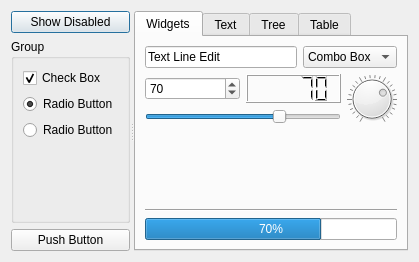
<ui version="4.0" >
 <class>SkulpturePreview1</class>
 <widget class="QDialog" name="SkulpturePreview1" >
  <layout class="QVBoxLayout" name="verticalLayout_9" >
   <item>
    <widget class="QSplitter" name="splitter" >
     <property name="orientation" >
      <enum>Qt::Horizontal</enum>
     </property>
     <widget class="QWidget" name="layoutWidget" >
      <layout class="QVBoxLayout" name="verticalLayout_7" >
       <item>
        <widget class="QPushButton" name="pushButton_2" >
         <property name="text" >
          <string>Show Disabled</string>
         </property>
         <property name="checkable" >
          <bool>true</bool>
         </property>
         <property name="checked" >
          <bool>false</bool>
         </property>
        </widget>
       </item>
       <item>
        <layout class="QVBoxLayout" name="verticalLayout_4" >
         <item>
          <widget class="QGroupBox" name="groupBox" >
           <property name="title" >
            <string>Group</string>
           </property>
           <layout class="QVBoxLayout" name="verticalLayout" >
            <item>
             <widget class="QCheckBox" name="checkBox" >
              <property name="text" >
               <string>Check Box</string>
              </property>
              <property name="checked" >
               <bool>true</bool>
              </property>
             </widget>
            </item>
            <item>
             <widget class="QRadioButton" name="radioButton_2" >
              <property name="text" >
               <string>Radio Button</string>
              </property>
              <property name="checked" >
               <bool>true</bool>
              </property>
             </widget>
            </item>
            <item>
             <widget class="QRadioButton" name="radioButton" >
              <property name="text" >
               <string>Radio Button</string>
              </property>
             </widget>
            </item>
            <item>
             <spacer name="verticalSpacer" >
              <property name="orientation" >
               <enum>Qt::Vertical</enum>
              </property>
              <property name="sizeType" >
               <enum>QSizePolicy::MinimumExpanding</enum>
              </property>
              <property name="sizeHint" stdset="0" >
               <size>
                <width>20</width>
                <height>0</height>
               </size>
              </property>
             </spacer>
            </item>
           </layout>
          </widget>
         </item>
         <item>
          <widget class="QPushButton" name="pushButton" >
           <property name="text" >
            <string>Push Button</string>
           </property>
          </widget>
         </item>
        </layout>
       </item>
      </layout>
     </widget>
     <widget class="QTabWidget" name="Text" >
      <property name="currentIndex" >
       <number>0</number>
      </property>
      <widget class="QWidget" name="tab" >
       <property name="geometry" >
        <rect>
         <x>0</x>
         <y>0</y>
         <width>272</width>
         <height>210</height>
        </rect>
       </property>
       <attribute name="title" >
        <string>Widgets</string>
       </attribute>
       <layout class="QVBoxLayout" name="verticalLayout_6" >
        <item>
         <layout class="QHBoxLayout" name="horizontalLayout_3" >
          <item>
           <widget class="KLineEdit" name="klineedit" >
            <property name="text" >
             <string>Text Line Edit</string>
            </property>
            <property name="clickMessage" >
             <string>LineEdit (empty)</string>
            </property>
            <property name="showClearButton" stdset="0" >
             <bool>true</bool>
            </property>
           </widget>
          </item>
          <item>
           <widget class="QComboBox" name="comboBox" >
            <item>
             <property name="text" >
              <string>Combo Box</string>
             </property>
            </item>
            <item>
             <property name="text" >
              <string>Element</string>
             </property>
            </item>
           </widget>
          </item>
         </layout>
        </item>
        <item>
         <layout class="QHBoxLayout" name="horizontalLayout_2" >
          <item>
           <layout class="QVBoxLayout" name="verticalLayout_5" >
            <item>
             <layout class="QHBoxLayout" name="horizontalLayout" >
              <item>
               <widget class="QSpinBox" name="spinBox" >
                <property name="maximum" >
                 <number>100</number>
                </property>
                <property name="value" >
                 <number>70</number>
                </property>
               </widget>
              </item>
              <item>
               <widget class="QLCDNumber" name="lcdNumber" >
                <property name="intValue" stdset="0" >
                 <number>70</number>
                </property>
               </widget>
              </item>
             </layout>
            </item>
            <item>
             <widget class="QSlider" name="horizontalSlider" >
              <property name="maximum" >
               <number>100</number>
              </property>
              <property name="value" >
               <number>70</number>
              </property>
              <property name="orientation" >
               <enum>Qt::Horizontal</enum>
              </property>
             </widget>
            </item>
           </layout>
          </item>
          <item>
           <widget class="QDial" name="dial" >
            <property name="sizePolicy" >
             <sizepolicy vsizetype="Fixed" hsizetype="Fixed" >
              <horstretch>0</horstretch>
              <verstretch>0</verstretch>
             </sizepolicy>
            </property>
            <property name="minimumSize" >
             <size>
              <width>50</width>
              <height>50</height>
             </size>
            </property>
            <property name="maximumSize" >
             <size>
              <width>50</width>
              <height>50</height>
             </size>
            </property>
            <property name="maximum" >
             <number>100</number>
            </property>
            <property name="value" >
             <number>70</number>
            </property>
            <property name="notchesVisible" >
             <bool>true</bool>
            </property>
           </widget>
          </item>
         </layout>
        </item>
        <item>
         <spacer name="verticalSpacer_2" >
          <property name="orientation" >
           <enum>Qt::Vertical</enum>
          </property>
          <property name="sizeType" >
           <enum>QSizePolicy::MinimumExpanding</enum>
          </property>
          <property name="sizeHint" stdset="0" >
           <size>
            <width>20</width>
            <height>0</height>
           </size>
          </property>
         </spacer>
        </item>
        <item>
         <widget class="Line" name="line" >
          <property name="orientation" >
           <enum>Qt::Horizontal</enum>
          </property>
         </widget>
        </item>
        <item>
         <widget class="QProgressBar" name="progressBar" >
          <property name="value" >
           <number>70</number>
          </property>
         </widget>
        </item>
       </layout>
      </widget>
      <widget class="QWidget" name="Seite_2" >
       <property name="geometry" >
        <rect>
         <x>0</x>
         <y>0</y>
         <width>272</width>
         <height>210</height>
        </rect>
       </property>
       <attribute name="title" >
        <string>Text</string>
       </attribute>
       <layout class="QVBoxLayout" name="verticalLayout_8" >
        <item>
         <widget class="KTextEdit" name="ktextedit" >
          <property name="html" >
           <string>&lt;!DOCTYPE HTML PUBLIC "-//W3C//DTD HTML 4.0//EN" "http://www.w3.org/TR/REC-html40/strict.dtd">
&lt;html>&lt;head>&lt;meta name="qrichtext" content="1" />&lt;style type="text/css">
p, li { white-space: pre-wrap; }
&lt;/style>&lt;/head>&lt;body style=" font-family:'Sans Serif'; font-size:10pt; font-weight:400; font-style:normal;">
&lt;table border="0" style="-qt-table-type: root; margin-top:4px; margin-bottom:4px; margin-left:4px; margin-right:4px;">
&lt;tr>
&lt;td style="border: none;">
&lt;p align="center" style=" margin-top:0px; margin-bottom:0px; margin-left:0px; margin-right:0px; -qt-block-indent:0; text-indent:0px;">&lt;span style=" font-size:16pt; font-weight:600;">Skulpture&lt;/span>&lt;/p>
&lt;p align="center" style=" margin-top:0px; margin-bottom:0px; margin-left:0px; margin-right:0px; -qt-block-indent:0; text-indent:0px; font-weight:600;">&lt;span style=" font-weight:400;">Version 0.1.2&lt;/span>&lt;/p>
&lt;p align="center" style="-qt-paragraph-type:empty; margin-top:0px; margin-bottom:0px; margin-left:0px; margin-right:0px; -qt-block-indent:0; text-indent:0px;">&lt;/p>
&lt;p align="center" style=" margin-top:0px; margin-bottom:0px; margin-left:0px; margin-right:0px; -qt-block-indent:0; text-indent:0px;">&lt;a href="http://skulpture.maxiom.de/">&lt;span style=" text-decoration: underline; color:#0057ae;">http://skulpture.maxiom.de/&lt;/span>&lt;/a>&lt;/p>
&lt;p align="center" style=" margin-top:0px; margin-bottom:0px; margin-left:0px; margin-right:0px; -qt-block-indent:0; text-indent:0px;">&lt;span style=" font-size:8pt;">Copyright © 2007, 2008 Christoph Feck&lt;/span>&lt;/p>
&lt;p style="-qt-paragraph-type:empty; margin-top:0px; margin-bottom:0px; margin-left:0px; margin-right:0px; -qt-block-indent:0; text-indent:0px;">&lt;/p>&lt;/td>&lt;/tr>&lt;/table>&lt;/body>&lt;/html></string>
          </property>
         </widget>
        </item>
       </layout>
      </widget>
      <widget class="QWidget" name="tab_2" >
       <property name="geometry" >
        <rect>
         <x>0</x>
         <y>0</y>
         <width>272</width>
         <height>210</height>
        </rect>
       </property>
       <attribute name="title" >
        <string>Tree</string>
       </attribute>
       <layout class="QVBoxLayout" name="verticalLayout_3" >
        <item>
         <widget class="QTreeWidget" name="treeWidget" >
          <column>
           <property name="text" >
            <string>Column 1</string>
           </property>
          </column>
          <column>
           <property name="text" >
            <string>Column 2</string>
           </property>
          </column>
          <item>
           <property name="text" >
            <string>Element</string>
           </property>
           <property name="text" >
            <string>(expandable)</string>
           </property>
           <item>
            <property name="text" >
             <string>Element</string>
            </property>
            <property name="text" >
             <string>Line 1</string>
            </property>
           </item>
           <item>
            <property name="text" >
             <string>Element</string>
            </property>
            <property name="text" >
             <string>Line 2</string>
            </property>
           </item>
           <item>
            <property name="text" >
             <string>Element</string>
            </property>
            <property name="text" >
             <string>Line 3</string>
            </property>
           </item>
          </item>
          <item>
           <property name="text" >
            <string>Element</string>
           </property>
           <property name="text" >
            <string>(not expandable)</string>
           </property>
          </item>
         </widget>
        </item>
       </layout>
      </widget>
      <widget class="QWidget" name="Seite" >
       <property name="geometry" >
        <rect>
         <x>0</x>
         <y>0</y>
         <width>272</width>
         <height>210</height>
        </rect>
       </property>
       <attribute name="title" >
        <string>Table</string>
       </attribute>
       <layout class="QVBoxLayout" name="verticalLayout_2" >
        <item>
         <widget class="QTableWidget" name="tableWidget" >
          <row/>
          <row/>
          <row/>
          <row/>
          <row/>
          <row/>
          <row/>
          <row/>
          <row/>
          <row/>
          <column>
           <property name="text" >
            <string>Column 1</string>
           </property>
          </column>
          <column>
           <property name="text" >
            <string>Column 2</string>
           </property>
          </column>
          <column>
           <property name="text" >
            <string>Column 3</string>
           </property>
          </column>
          <column>
           <property name="text" >
            <string>Column 4</string>
           </property>
          </column>
         </widget>
        </item>
       </layout>
      </widget>
     </widget>
    </widget>
   </item>
  </layout>
 </widget>
 <customwidgets>
  <customwidget>
   <class>KLineEdit</class>
   <extends>QLineEdit</extends>
   <header>klineedit.h</header>
  </customwidget>
  <customwidget>
   <class>KTextEdit</class>
   <extends>QTextEdit</extends>
   <header>ktextedit.h</header>
  </customwidget>
 </customwidgets>
 <resources/>
 <connections>
  <connection>
   <sender>dial</sender>
   <signal>valueChanged(int)</signal>
   <receiver>progressBar</receiver>
   <slot>setValue(int)</slot>
   <hints>
    <hint type="sourcelabel" >
     <x>375</x>
     <y>126</y>
    </hint>
    <hint type="destinationlabel" >
     <x>337</x>
     <y>219</y>
    </hint>
   </hints>
  </connection>
  <connection>
   <sender>dial</sender>
   <signal>valueChanged(int)</signal>
   <receiver>lcdNumber</receiver>
   <slot>display(int)</slot>
   <hints>
    <hint type="sourcelabel" >
     <x>374</x>
     <y>131</y>
    </hint>
    <hint type="destinationlabel" >
     <x>287</x>
     <y>133</y>
    </hint>
   </hints>
  </connection>
  <connection>
   <sender>dial</sender>
   <signal>valueChanged(int)</signal>
   <receiver>spinBox</receiver>
   <slot>setValue(int)</slot>
   <hints>
    <hint type="sourcelabel" >
     <x>375</x>
     <y>111</y>
    </hint>
    <hint type="destinationlabel" >
     <x>302</x>
     <y>106</y>
    </hint>
   </hints>
  </connection>
  <connection>
   <sender>spinBox</sender>
   <signal>valueChanged(int)</signal>
   <receiver>progressBar</receiver>
   <slot>setValue(int)</slot>
   <hints>
    <hint type="sourcelabel" >
     <x>245</x>
     <y>110</y>
    </hint>
    <hint type="destinationlabel" >
     <x>308</x>
     <y>220</y>
    </hint>
   </hints>
  </connection>
  <connection>
   <sender>spinBox</sender>
   <signal>valueChanged(int)</signal>
   <receiver>lcdNumber</receiver>
   <slot>display(int)</slot>
   <hints>
    <hint type="sourcelabel" >
     <x>339</x>
     <y>121</y>
    </hint>
    <hint type="destinationlabel" >
     <x>339</x>
     <y>139</y>
    </hint>
   </hints>
  </connection>
  <connection>
   <sender>spinBox</sender>
   <signal>valueChanged(int)</signal>
   <receiver>dial</receiver>
   <slot>setValue(int)</slot>
   <hints>
    <hint type="sourcelabel" >
     <x>236</x>
     <y>108</y>
    </hint>
    <hint type="destinationlabel" >
     <x>379</x>
     <y>122</y>
    </hint>
   </hints>
  </connection>
  <connection>
   <sender>horizontalSlider</sender>
   <signal>valueChanged(int)</signal>
   <receiver>progressBar</receiver>
   <slot>setValue(int)</slot>
   <hints>
    <hint type="sourcelabel" >
     <x>323</x>
     <y>79</y>
    </hint>
    <hint type="destinationlabel" >
     <x>380</x>
     <y>223</y>
    </hint>
   </hints>
  </connection>
  <connection>
   <sender>horizontalSlider</sender>
   <signal>valueChanged(int)</signal>
   <receiver>lcdNumber</receiver>
   <slot>display(int)</slot>
   <hints>
    <hint type="sourcelabel" >
     <x>359</x>
     <y>82</y>
    </hint>
    <hint type="destinationlabel" >
     <x>256</x>
     <y>136</y>
    </hint>
   </hints>
  </connection>
  <connection>
   <sender>horizontalSlider</sender>
   <signal>valueChanged(int)</signal>
   <receiver>spinBox</receiver>
   <slot>setValue(int)</slot>
   <hints>
    <hint type="sourcelabel" >
     <x>285</x>
     <y>78</y>
    </hint>
    <hint type="destinationlabel" >
     <x>260</x>
     <y>107</y>
    </hint>
   </hints>
  </connection>
  <connection>
   <sender>horizontalSlider</sender>
   <signal>valueChanged(int)</signal>
   <receiver>dial</receiver>
   <slot>setValue(int)</slot>
   <hints>
    <hint type="sourcelabel" >
     <x>300</x>
     <y>80</y>
    </hint>
    <hint type="destinationlabel" >
     <x>380</x>
     <y>123</y>
    </hint>
   </hints>
  </connection>
  <connection>
   <sender>pushButton_2</sender>
   <signal>toggled(bool)</signal>
   <receiver>groupBox</receiver>
   <slot>setDisabled(bool)</slot>
   <hints>
    <hint type="sourcelabel" >
     <x>106</x>
     <y>24</y>
    </hint>
    <hint type="destinationlabel" >
     <x>104</x>
     <y>43</y>
    </hint>
   </hints>
  </connection>
  <connection>
   <sender>pushButton_2</sender>
   <signal>toggled(bool)</signal>
   <receiver>Text</receiver>
   <slot>setDisabled(bool)</slot>
   <hints>
    <hint type="sourcelabel" >
     <x>117</x>
     <y>26</y>
    </hint>
    <hint type="destinationlabel" >
     <x>137</x>
     <y>40</y>
    </hint>
   </hints>
  </connection>
  <connection>
   <sender>pushButton_2</sender>
   <signal>toggled(bool)</signal>
   <receiver>comboBox</receiver>
   <slot>setDisabled(bool)</slot>
   <hints>
    <hint type="sourcelabel" >
     <x>83</x>
     <y>25</y>
    </hint>
    <hint type="destinationlabel" >
     <x>93</x>
     <y>191</y>
    </hint>
   </hints>
  </connection>
  <connection>
   <sender>pushButton_2</sender>
   <signal>toggled(bool)</signal>
   <receiver>pushButton</receiver>
   <slot>setDisabled(bool)</slot>
   <hints>
    <hint type="sourcelabel" >
     <x>66</x>
     <y>23</y>
    </hint>
    <hint type="destinationlabel" >
     <x>80</x>
     <y>225</y>
    </hint>
   </hints>
  </connection>
  <connection>
   <sender>dial</sender>
   <signal>valueChanged(int)</signal>
   <receiver>horizontalSlider</receiver>
   <slot>setValue(int)</slot>
   <hints>
    <hint type="sourcelabel" >
     <x>376</x>
     <y>135</y>
    </hint>
    <hint type="destinationlabel" >
     <x>374</x>
     <y>83</y>
    </hint>
   </hints>
  </connection>
  <connection>
   <sender>spinBox</sender>
   <signal>valueChanged(int)</signal>
   <receiver>horizontalSlider</receiver>
   <slot>setValue(int)</slot>
   <hints>
    <hint type="sourcelabel" >
     <x>216</x>
     <y>108</y>
    </hint>
    <hint type="destinationlabel" >
     <x>225</x>
     <y>83</y>
    </hint>
   </hints>
  </connection>
 </connections>
</ui>
